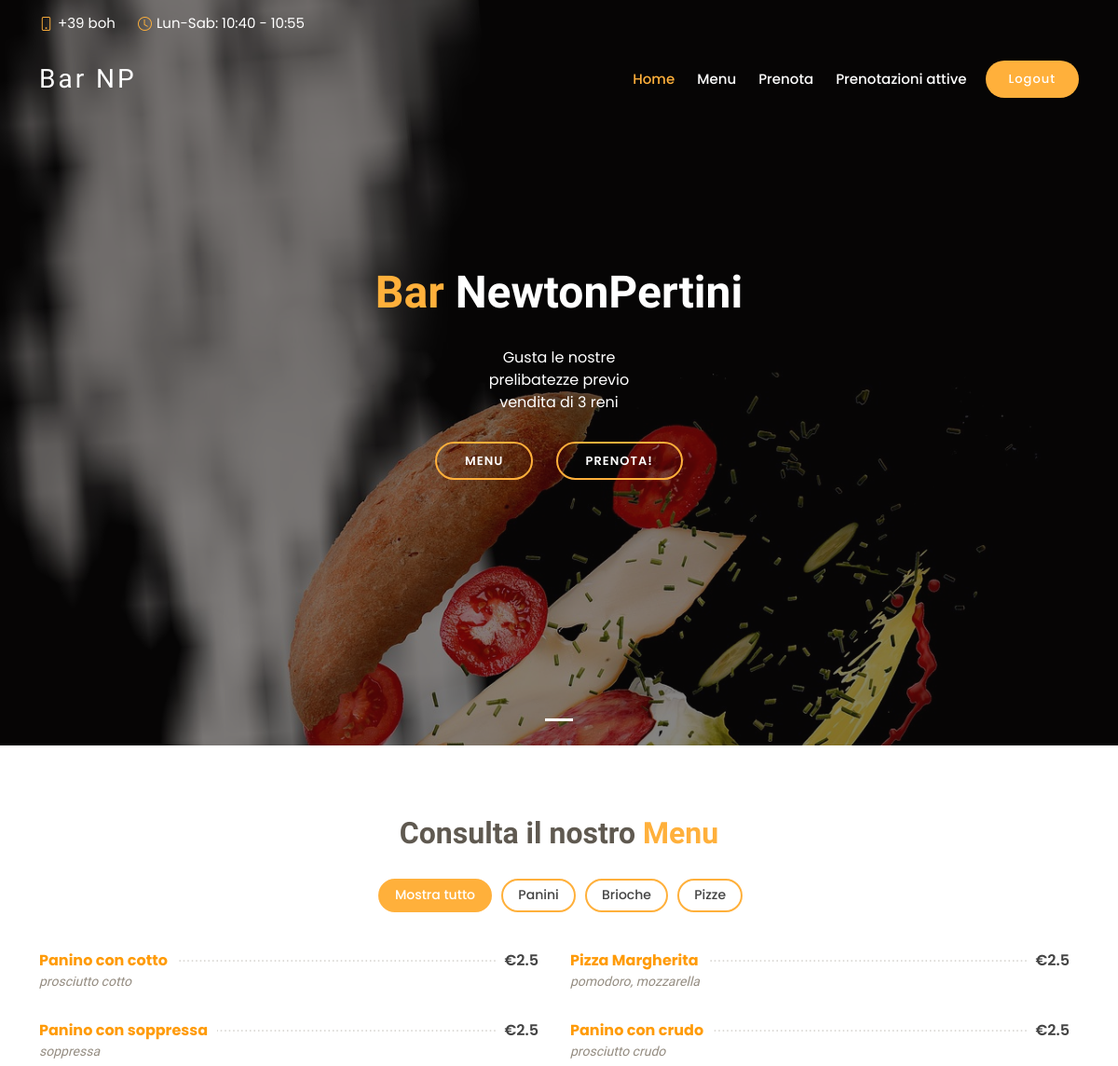
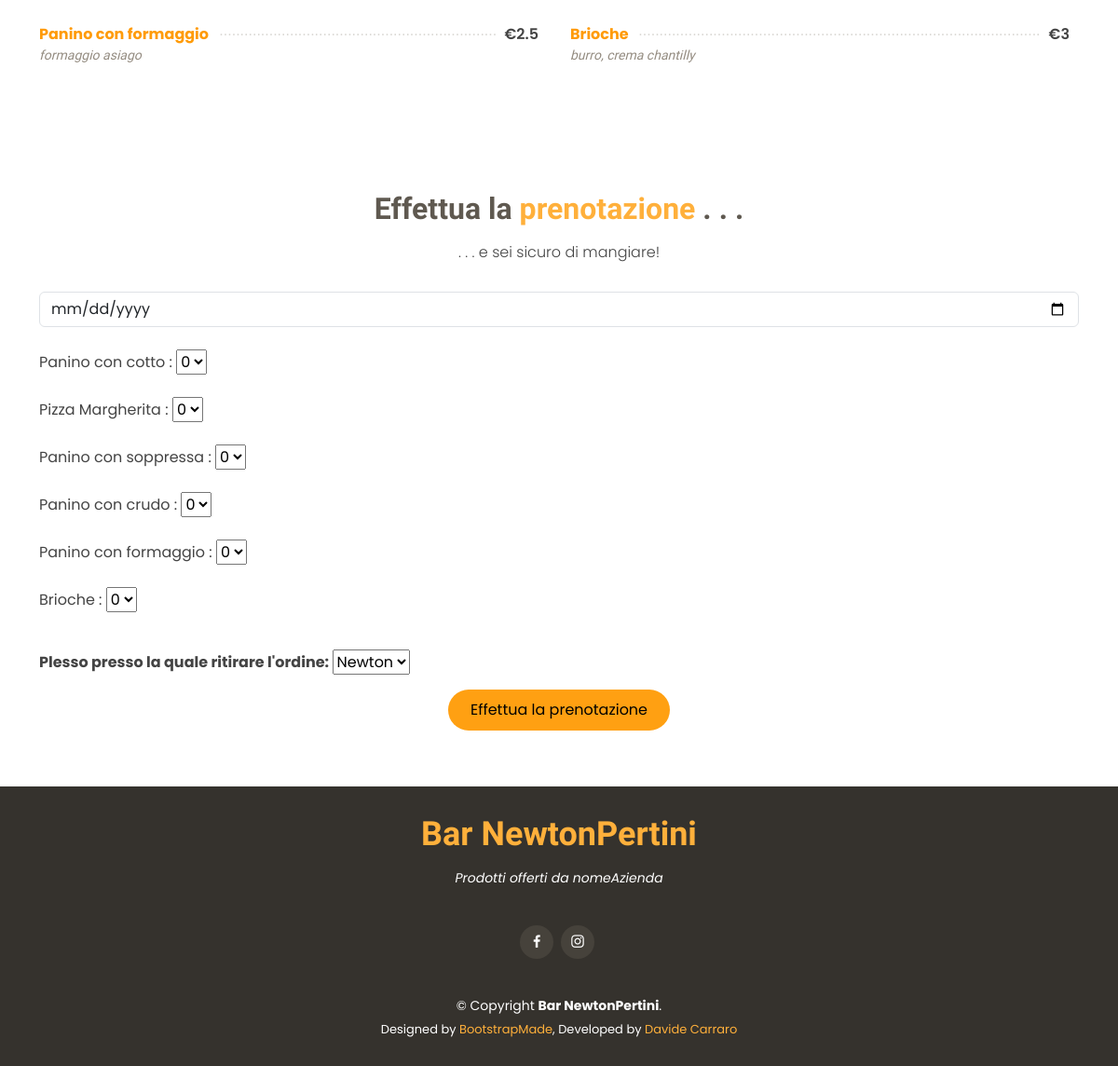
Screenshot of /index.php (signed in) with the database file from the repository (2 pictures, top to bottom).
### tables this page shows
CREATE TABLE `listino` (
  `id` int(11) NOT NULL,
  `nome` varchar(30) NOT NULL,
  `nome_gestionale` varchar(30) NOT NULL,
  `quantita` int(4) NOT NULL,
  `ingredienti` varchar(50) NOT NULL,
  `prezzo` double NOT NULL,
  `tipo` varchar(15) NOT NULL
);

### index.php (the view, shortened to what this page needs)
<!DOCTYPE html>
<html lang="en">
<head>
  <link href="assets/vendor/animate.css/animate.min.css" rel="stylesheet">
  <link href="assets/vendor/bootstrap/css/bootstrap.min.css" rel="stylesheet">
  <link href="assets/vendor/bootstrap-icons/bootstrap-icons.css" rel="stylesheet">
  <link href="assets/vendor/boxicons/css/boxicons.min.css" rel="stylesheet">
  <link href="assets/vendor/glightbox/css/glightbox.min.css" rel="stylesheet">
  <link href="assets/vendor/swiper/swiper-bundle.min.css" rel="stylesheet">
  <link href="assets/css/style.css" rel="stylesheet">
</head>
<body>
  <section id="topbar" class="d-flex align-items-center fixed-top topbar-transparent">
    <div class="container-fluid container-xl d-flex align-items-center justify-content-center justify-content-lg-start">
      <i class="bi bi-phone d-flex align-items-center"><span>+39 boh</span></i>
      <i class="bi bi-clock ms-4 d-none d-lg-flex align-items-center"><span>Lun-Sab: 10:40 - 10:55</span></i>
    </div>
  </section>
  <header id="header" class="fixed-top d-flex align-items-center header-transparent">
    <div class="container-fluid container-xl d-flex align-items-center justify-content-between">
      <div class="logo me-auto">
        <h1><a href="index.html">Bar NP</a></h1>
      </div>
      <nav id="navbar" class="navbar order-last order-lg-0">
        <ul>
          <li><a class="nav-link scrollto active" href="#hero">Home</a></li>
          <li><a class="nav-link scrollto" href="#menu">Menu</a></li>
          <li><a class="nav-link scrollto" href="#book-a-table">Prenota</a></li>
          <li><a class="nav-link scrollto" href="prenotazioni.php">Prenotazioni attive</a></li>
        </ul>
      </nav>
      <a href="php/logout.php" class="book-a-table-btn scrollto">Logout</a>
    </div>
  </header>
  <section id="hero">
    <div class="hero-container">
      <div id="heroCarousel" data-bs-interval="5000" class="carousel slide carousel-fade" data-bs-ride="carousel">
        <ol class="carousel-indicators" id="hero-carousel-indicators"></ol>
        <div class="carousel-inner" role="listbox">
          <div class="carousel-item active" style="background-image: url(assets/img/sandwich.jpg);">
            <div class="carousel-container">
              <div class="carousel-content">
                <h2 class="animate__animated animate__fadeInDown"><span>Bar</span> NewtonPertini</h2>
                <p class="animate__animated animate__fadeInUp">Gusta le nostre prelibatezze previo vendita di 3 reni</p>
                <div>
                  <a href="#menu" class="btn-menu animate__animated animate__fadeInUp scrollto">Menu</a>
                  <a href="#book-a-table" class="btn-book animate__animated animate__fadeInUp scrollto">Prenota!</a>
                </div>
              </div>
            </div>
          </div>
        </div>
      </div>
    </div>
  </section>
  <main id="main">
    <section id="menu" class="menu">
      <div class="container">
        <div class="section-title">
          <h2>Consulta il nostro <span>Menu</span></h2>
        </div>
        <div class="row">
          <div class="col-lg-12 d-flex justify-content-center">
            <ul id="menu-flters">
              <li data-filter="*" class="filter-active">Mostra tutto</li>
              <li data-filter=".filter-panino">Panini</li>
              <li data-filter=".filter-brioche">Brioche</li>
              <li data-filter=".filter-pizza">Pizze</li>
            </ul>
          </div>
        </div>
        <div class="row menu-container">
        <?php
         try {
          $connessione = mysqli_connect("localhost", "root", "root", "panini");
          $sql = "SELECT * FROM listino;";
          $risultato = $connessione->query($sql);
              while ($array = mysqli_fetch_assoc($risultato)) {
                  ?>
                    <div class="col-lg-6 menu-item "<?php echo "filter-".$array["tipo"]?>>
                        <div class="menu-content">
                          <a href="#"><?php echo $array["nome"]?></a><span>€<?php echo $array["prezzo"]?></span>
                        </div>
                        <div class="menu-ingredients">
                          <?php echo $array["ingredienti"]?>
                        </div>
                      </div>
                  <?php
              }
        }catch (Exception $e) {
      }
        ?>
        </div>
      </div>
    </section>
    <section id="book-a-table" class="book-a-table">
      <div class="container">
        <div class="section-title">
          <h2>Effettua la <span>prenotazione</span> . . .</h2>
          <p>. . . e sei sicuro di mangiare!</p>
        </div>
        <form action="risultato_prenotazione.php" method="post">
        <div class="row">
            <div class="text-center" class="col-lg-4 col-md-6 form-group mt-3">
              <input required type="date" class="form-control" name="data" id="data" min="<?php echo date('Y-m-d', strtotime('+1 day')); ?>" placeholder="Scegli la data del ritiro...">
            </div>
          </div>
      <br>
          <?php
          try {
            $connessione = mysqli_connect("localhost", "root", "root", "panini");
            $sql = "SELECT * FROM listino;";
            $risultato = $connessione->query($sql);
                while ($array = mysqli_fetch_assoc($risultato)) {
                  echo $array["nome"]." : " ?>
                  <select name=<?php echo $array["nome_gestionale"]?>>
                    <option value="0">0</option>
                  </select><br></br>
                  <?php
                }
          }catch (Exception $e) {
        }
          ?>
          <div class="form-group mt-3">
      <b>Plesso presso la quale ritirare l'ordine: </b>
            <select name="plesso">
              <option value="Newton">Newton</option>
            </select>
          </div>
          <div class="text-center"><button style="background: #ffa012; border: 0; padding: 10px 24px; border-radius: 50px;" type="submit" name="invio">Effettua la prenotazione</button></div>
        </form>
      </div>
    </section>
  </main>
  <footer id="footer">
    <div class="container">
      <h3>Bar NewtonPertini</h3>
      <p>Prodotti offerti da nomeAzienda</p>
      <div class="social-links">
        <a href="#" class="facebook"><i class="bx bxl-facebook"></i></a>
        <a href="#" class="instagram"><i class="bx bxl-instagram"></i></a>
      </div>
      <div class="copyright">
        &copy; Copyright <strong><span>Bar NewtonPertini</span></strong>.
      </div>
      <div class="credits">
        Designed by <a href="https://bootstrapmade.com/">BootstrapMade</a>,
        Developed by <a href="https://carrarodavide.it">Davide Carraro</a>
      </div>
    </div>
  </footer>
</body>
</html>

### rows the page displays
listino: nome "Panino con cotto", prezzo "2.5", ingredienti "prosciutto cotto", panino_cotto "0"
listino: nome "Pizza Margherita", prezzo "2.5", ingredienti "pomodoro, mozzarella", pizza_margherita "0"
listino: nome "Panino con soppressa", prezzo "2.5", ingredienti "soppressa", panino_soppressa "0"
listino: nome "Panino con crudo", prezzo "2.5", ingredienti "prosciutto crudo", panino_crudo "0"
listino: nome "Panino con formaggio", prezzo "2.5", ingredienti "formaggio asiago", panino_formaggio "0"
listino: nome "Brioche", prezzo "3", ingredienti "burro, crema chantilly", brioche "0"
